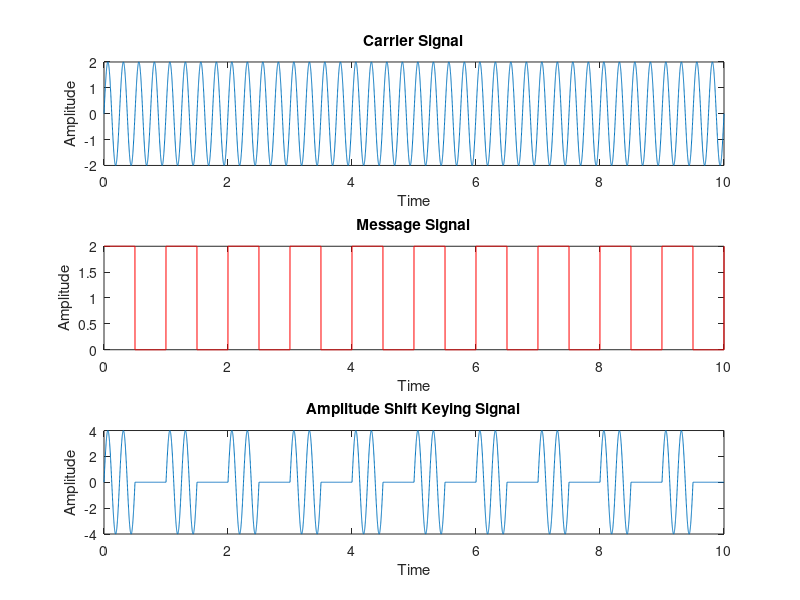

MATLAB code for this plot:
clc;
clear;
t = 0:0.001:10;
b = 2;
fc = 4; %sinusoidal signal
fm = 1; % pulse signal
a = b*(sin(2*pi*fc*t));
subplot(3,1,1);
plot(t,a);
title('Carrier Signal');
xlabel('Time');
ylabel('Amplitude');

y = (b/2)*square(2*pi*fm*t,50)+(b/2);
y1 = a.*y;
subplot(3,1,2);
plot(t,y,'r');
title('Message Signal');
xlabel('Time');
ylabel('Amplitude');
subplot(3,1,3);
plot(t,y1);
title('Amplitude Shift Keying Signal');
xlabel('Time');
ylabel('Amplitude');
